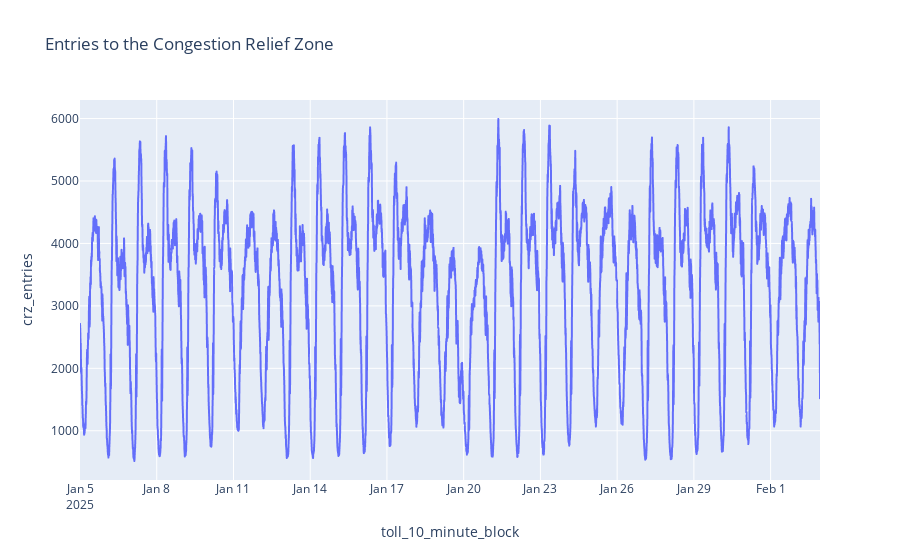

Notebook code cell kept with this figure:
### Code cell
import plotly.express as px

fig = px.line(
    entries_by_10_min,
    x="toll_10_minute_block",
    y="crz_entries",
    title="Entries to the Congestion Relief Zone",
)
fig.show()

### Figure 1 — Plotly figure (JSON) as saved in the notebook; plotly's stock layout.template omitted (floating-point values rounded to 4 significant figures; data arrays with more than 128 entries replaced by an {"elided": "..."} marker saying what was removed)
{"data": [{"hovertemplate": "toll_10_minute_block=%{x}<br>crz_entries=%{y}<extra></extra>", "legendgroup": "", "line": {"color": "#636efa", "dash": "solid"}, "marker": {"symbol": "circle"}, "mode": "lines", "name": "", "showlegend": false, "type": "scattergl", "x": {"elided": "4167 str values"}, "xaxis": "x", "y": {"elided": "4167 int values"}, "yaxis": "y"}], "layout": {"legend": {"tracegroupgap": 0}, "title": {"text": "Entries to the Congestion Relief Zone"}, "xaxis": {"anchor": "y", "domain": [0.0, 1.0], "title": {"text": "toll_10_minute_block"}}, "yaxis": {"anchor": "x", "domain": [0.0, 1.0], "title": {"text": "crz_entries"}}}}
